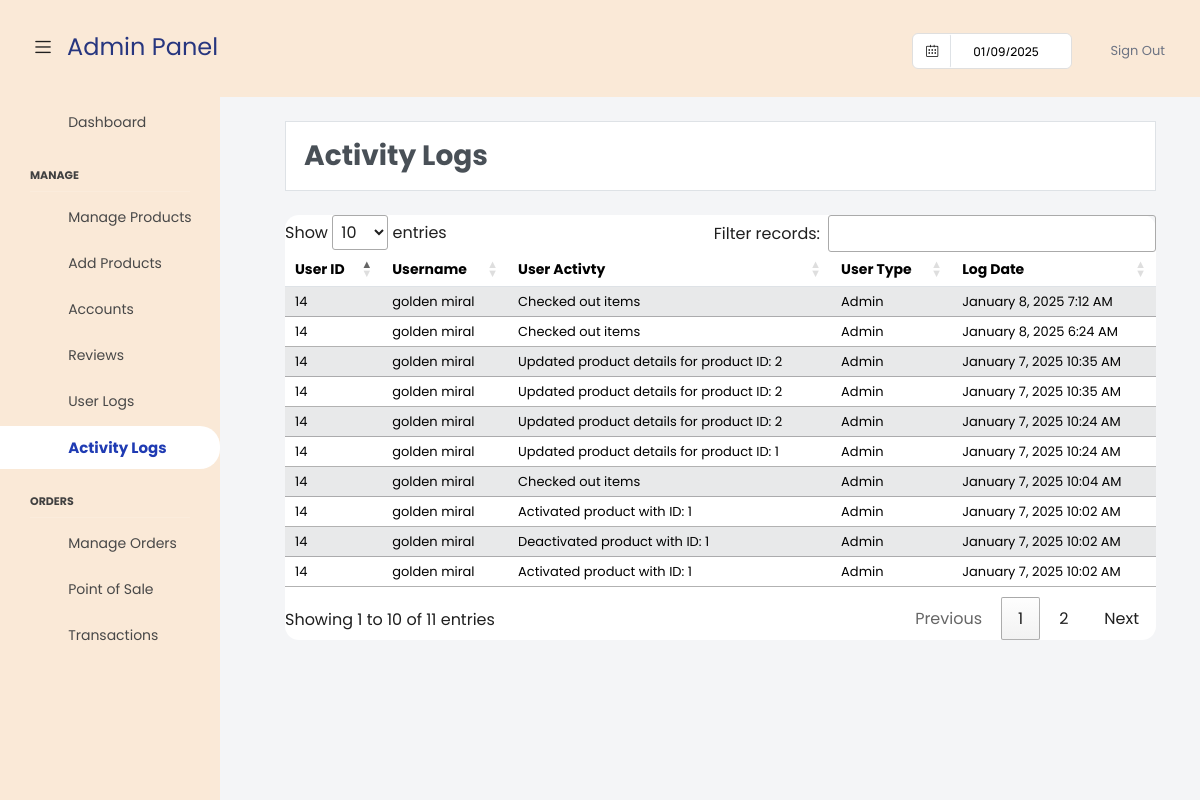
The app's page /admin/auditTrail.php (signed in), older data.
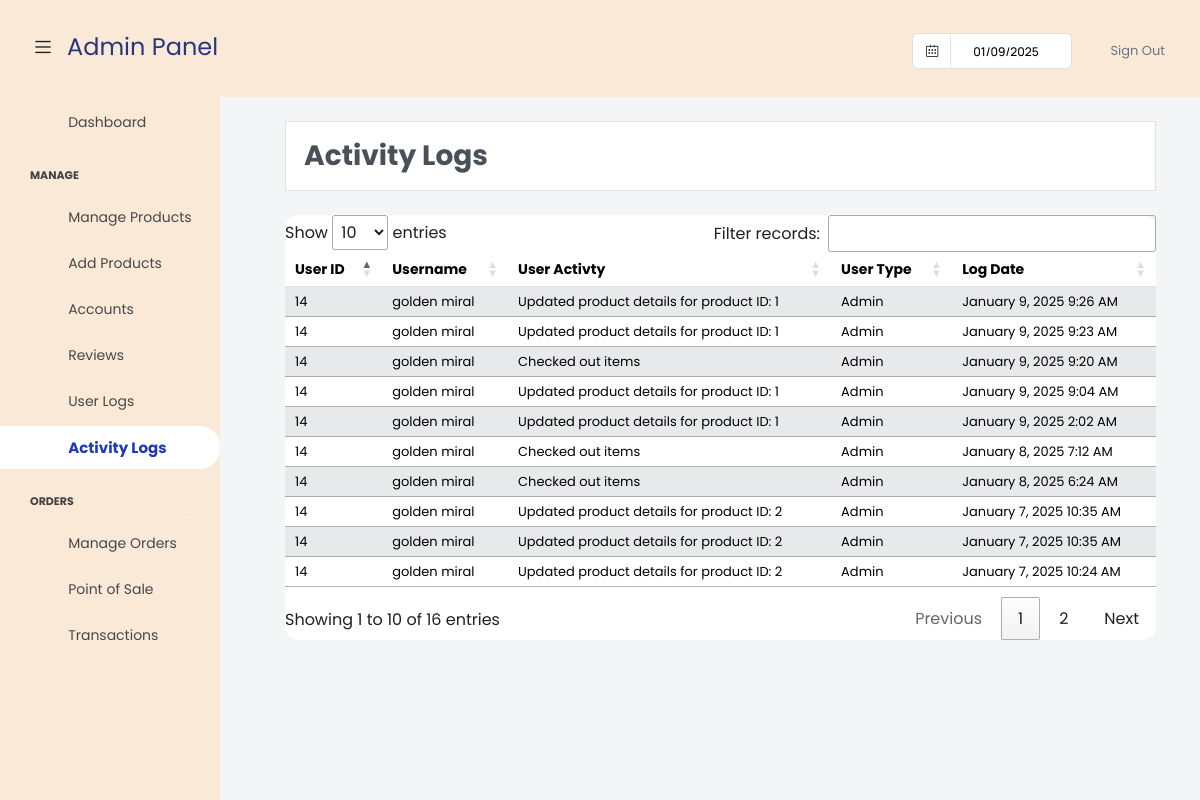
The same page, newer data.
### tables this page shows
CREATE TABLE `tbl_audit_trail` (
  `trail_user_id` int(11) DEFAULT NULL,
  `trail_username` varchar(50) DEFAULT NULL,
  `trail_activity` varchar(50) DEFAULT NULL,
  `trail_user_type` varchar(50) DEFAULT NULL,
  `trail_date` timestamp NULL DEFAULT current_timestamp()
);

### admin/auditTrail.php (the view, shortened to what this page needs)
<!DOCTYPE html>
<html lang="en">
  <head>
    <link href="../plugins/dataTables.bootstrap5.min.css" rel="stylesheet" />
    <link href="../plugins/responsive.bootstrap5.min.css" rel="stylesheet" />
    <link href="../styles/bootstrap5-min.css" rel="stylesheet" />
    <link href="../styles/card-general.css" rel="stylesheet" />
     <link rel="stylesheet" href="https://cdn.datatables.net/1.13.5/css/jquery.dataTables.min.css">
  </head>
  <body>
    <div class="container-scroller">
        <?php require_once("./navbar.php"); ?>
        <div class="container-fluid page-body-wrapper">
        <?php require_once("./sidebar.php"); ?>
            <div class="main-panel">
                <div class="content-wrapper">
                    <div class="row">
                        <div class="container-fluid px-4">
                            <ol class="breadcrumb mb-4 bg-white">
                            <li class="breadcrumb-item active fs-3 fw-bolder">Activity Logs</li>
                            </ol>
                            <div class="card mb-5">
                                <div class="table-responsive">
                                <table id="productTable" class="table table-striped nowrap" style="width:100%">
                                    <thead>
                                    <tr>
                                        <th>User ID</th>
                                        <th>Username</th>
                                        <th>User Activty</th>
                                        <th>User Type</th>
                                        <th>Log Date</th>
                                    </tr>
                                    </thead>
                                    <tbody>
                                    <?php
                                        $query = "SELECT * FROM tbl_audit_trail ORDER BY trail_date DESC";
                                        $stmt = $conn->prepare($query);
                                        $stmt->execute();
                                        $result = $stmt->get_result();
                                        while ($data = $result->fetch_assoc()) {
                                            $dateObject = new DateTime($data["trail_date"]);
                                    ?>
                                    <tr>
                                        <td><?php echo $data['trail_user_id'];?></td>
                                        <td><?php echo $data['trail_username'];?></td>
                                        <td><?php echo $data['trail_activity'];?></td>
                                        <td><?php echo $data['trail_user_type'];?></td>
                                        <td><?php echo $dateObject->format('F j, Y g:i A'); ?></td>
                                    </tr>
                                    <?php
                                        }
                                    ?>
                                    </tbody>
                                </table>
                                </div>
                            </div>
                        </div>
                    </div>
                </div>
            </div>
        </div>
  </body>
</html>

Row changes from the older to the newer data that the page shows:
no longer on this page (row unchanged): tbl_audit_trail: trail_user "14", trail_username "golden miral", trail_activity "Updated product details for product ID: 1", trail_user_type "Admin", trail_date "January 7, 2025 10:24 AM"
no longer on this page (row unchanged): tbl_audit_trail: trail_user "14", trail_username "golden miral", trail_activity "Checked out items", trail_user_type "Admin", trail_date "January 7, 2025 10:04 AM"
no longer on this page (row unchanged): tbl_audit_trail: trail_user "14", trail_username "golden miral", trail_activity "Activated product with ID: 1", trail_user_type "Admin", trail_date "January 7, 2025 10:02 AM"
no longer on this page (row unchanged): tbl_audit_trail: trail_user "14", trail_username "golden miral", trail_activity "Deactivated product with ID: 1", trail_user_type "Admin", trail_date "January 7, 2025 10:02 AM"
no longer on this page (row unchanged): tbl_audit_trail: trail_user "14", trail_username "golden miral", trail_activity "Activated product with ID: 1", trail_user_type "Admin", trail_date "January 7, 2025 10:02 AM"
added tbl_audit_trail: trail_user "14", trail_username "golden miral", trail_activity "Updated product details for product ID: 1", trail_user_type "Admin", trail_date "January 9, 2025 9:26 AM"
added tbl_audit_trail: trail_user "14", trail_username "golden miral", trail_activity "Updated product details for product ID: 1", trail_user_type "Admin", trail_date "January 9, 2025 9:23 AM"
added tbl_audit_trail: trail_user "14", trail_username "golden miral", trail_activity "Checked out items", trail_user_type "Admin", trail_date "January 9, 2025 9:20 AM"
added tbl_audit_trail: trail_user "14", trail_username "golden miral", trail_activity "Updated product details for product ID: 1", trail_user_type "Admin", trail_date "January 9, 2025 9:04 AM"
added tbl_audit_trail: trail_user "14", trail_username "golden miral", trail_activity "Updated product details for product ID: 1", trail_user_type "Admin", trail_date "January 9, 2025 2:02 AM"
Text that changed along with them:
text written by a page script: "Show entries Filter records: Showing 1 to 10 of 11 entries Previous 1 2 Next" → "Show entries Filter records: Showing 1 to 10 of 16 entries Previous 1 2 Next"
